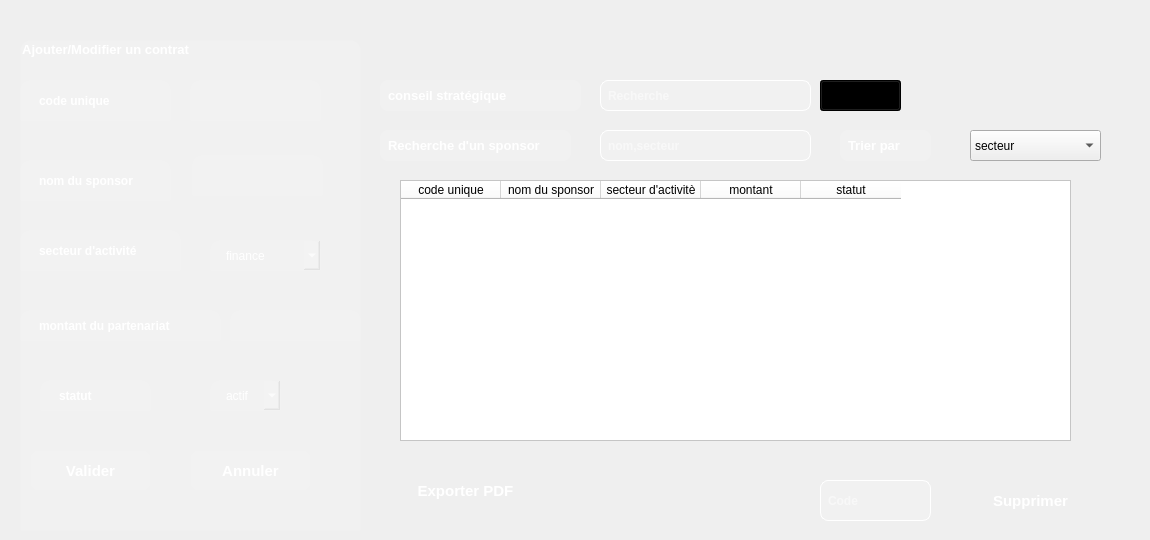
      <widget class="QWidget" name="tab_7">
       <attribute name="title">
        <string>Gestion des sponsors</string>
       </attribute>
       <widget class="QGroupBox" name="groupBox_4">
        <property name="geometry">
         <rect>
          <x>20</x>
          <y>40</y>
          <width>341</width>
          <height>491</height>
         </rect>
        </property>
        <property name="font">
         <font>
          <pointsize>10</pointsize>
          <bold>true</bold>
         </font>
        </property>
        <property name="styleSheet">
         <string notr="true">background-color: white; /* White background for the active tab */
    color: black; /* Black text for the active tab */
    border: 1px solid #c4c4c4; /* A light border */
    border-bottom: none; /* No border at the bottom to blend with the content pane */
    border-top-left-radius: 10px;
    border-top-right-radius: 10px;
    padding: 8px 15px; /* Add some padding for spacing */

    background-color: transparent; /* Transparent background for inactive tabs */
    color: white; /* White text for inactive tabs */
    border: 1px solid transparent; /* Transparent border */
    padding: 8px 15px; /* Add some padding for spacing */


    background-color: rgba(255, 255, 255, 0.1); /* A subtle white transparency on hover */</string>
        </property>
        <property name="title">
         <string>Ajouter/Modifier un contrat</string>
        </property>
        <widget class="QLineEdit" name="lineEdit_21">
         <property name="geometry">
          <rect>
           <x>170</x>
           <y>40</y>
           <width>131</width>
           <height>41</height>
          </rect>
         </property>
         <property name="font">
          <font>
           <pointsize>9</pointsize>
           <bold>true</bold>
          </font>
         </property>
        </widget>
        <widget class="QLabel" name="label_23">
         <property name="geometry">
          <rect>
           <x>0</x>
           <y>120</y>
           <width>151</width>
           <height>41</height>
          </rect>
         </property>
         <property name="font">
          <font>
           <family>Segoe UI</family>
           <pointsize>9</pointsize>
           <italic>false</italic>
           <bold>true</bold>
          </font>
         </property>
         <property name="styleSheet">
          <string notr="true">font: 700 9pt &quot;Segoe UI&quot;;</string>
         </property>
         <property name="text">
          <string>nom du sponsor</string>
         </property>
        </widget>
        <widget class="QLabel" name="label_24">
         <property name="geometry">
          <rect>
           <x>0</x>
           <y>190</y>
           <width>161</width>
           <height>41</height>
          </rect>
         </property>
         <property name="font">
          <font>
           <family>Segoe UI</family>
           <pointsize>9</pointsize>
           <italic>false</italic>
           <bold>true</bold>
          </font>
         </property>
         <property name="styleSheet">
          <string notr="true">font: 700 9pt &quot;Segoe UI&quot;;</string>
         </property>
         <property name="text">
          <string>secteur d'activité</string>
         </property>
        </widget>
        <widget class="QLabel" name="label_25">
         <property name="geometry">
          <rect>
           <x>20</x>
           <y>340</y>
           <width>111</width>
           <height>31</height>
          </rect>
         </property>
         <property name="font">
          <font>
           <family>Segoe UI</family>
           <pointsize>9</pointsize>
           <italic>false</italic>
           <bold>true</bold>
          </font>
         </property>
         <property name="styleSheet">
          <string notr="true">font: 700 9pt &quot;Segoe UI&quot;;</string>
         </property>
         <property name="text">
          <string>statut</string>
         </property>
        </widget>
        <widget class="QLabel" name="label_26">
         <property name="geometry">
          <rect>
           <x>0</x>
           <y>40</y>
           <width>151</width>
           <height>41</height>
          </rect>
         </property>
         <property name="font">
          <font>
           <family>Segoe UI</family>
           <pointsize>9</pointsize>
           <italic>false</italic>
           <bold>true</bold>
          </font>
         </property>
         <property name="styleSheet">
          <string notr="true">font: 700 9pt &quot;Segoe UI&quot;;</string>
         </property>
         <property name="text">
          <string>code unique</string>
         </property>
        </widget>
        <widget class="QLineEdit" name="lineEdit_22">
         <property name="geometry">
          <rect>
           <x>172</x>
           <y>115</y>
           <width>131</width>
           <height>41</height>
          </rect>
         </property>
         <property name="font">
          <font>
           <pointsize>9</pointsize>
           <bold>true</bold>
          </font>
         </property>
        </widget>
        <widget class="QPushButton" name="pushButton_15">
         <property name="geometry">
          <rect>
           <x>10</x>
           <y>410</y>
           <width>121</width>
           <height>41</height>
          </rect>
         </property>
         <property name="font">
          <font>
           <pointsize>11</pointsize>
           <bold>true</bold>
          </font>
         </property>
         <property name="styleSheet">
          <string notr="true">QPushButton {
    /* 1. Base Orange &quot;Sun&quot; Background (Gradient for a slight shine) */
    background-color: qlineargradient(
        x1: 0, y1: 0, x2: 0, y2: 1,
        stop: 0 #ff8c00,   /* Darker orange at the top */
        stop: 1 #ffa500    /* Lighter orange at the bottom */
    );
    color: white; /* White text for contrast */
    border: 2px solid transparent; /* Transparent border initially */
    border-radius: 8px;
    padding: 10px 20px;
    font-weight: bold;
}

QPushButton:hover {
    /* 2. Bright Contour (Border) when the mouse passes over */
    border: 2px solid #ffcc00; /* Bright yellow border (the glow) */
    background-color: qlineargradient(
        x1: 0, y1: 0, x2: 0, y2: 1,
        stop: 0 #ff951a,   /* Slightly brighter background on hover */
        stop: 1 #ffb01a
    );
}

QPushButton:pressed {
    /* 3. Darker press effect */
    background-color: rgb(0, 170, 127); /* Solid darker orange */
    border: 2px solid #ffcc00;
}</string>
         </property>
         <property name="text">
          <string>Valider</string>
         </property>
        </widget>
        <widget class="QPushButton" name="pushButton_16">
         <property name="geometry">
          <rect>
           <x>170</x>
           <y>410</y>
           <width>121</width>
           <height>41</height>
          </rect>
         </property>
         <property name="font">
          <font>
           <pointsize>11</pointsize>
           <bold>true</bold>
          </font>
         </property>
         <property name="styleSheet">
          <string notr="true">QPushButton {
    /* 1. Base Orange &quot;Sun&quot; Background (Gradient for a slight shine) */
    background-color: qlineargradient(
        x1: 0, y1: 0, x2: 0, y2: 1,
        stop: 0 #ff8c00,   /* Darker orange at the top */
        stop: 1 #ffa500    /* Lighter orange at the bottom */
    );
    color: white; /* White text for contrast */
    border: 2px solid transparent; /* Transparent border initially */
    border-radius: 8px;
    padding: 10px 20px;
    font-weight: bold;
}

QPushButton:hover {
    /* 2. Bright Contour (Border) when the mouse passes over */
    border: 2px solid #ffcc00; /* Bright yellow border (the glow) */
    background-color: qlineargradient(
        x1: 0, y1: 0, x2: 0, y2: 1,
        stop: 0 #ff951a,   /* Slightly brighter background on hover */
        stop: 1 #ffb01a
    );
}

QPushButton:pressed {
    /* 3. Darker press effect */
    background-color: rgb(0, 170, 127); /* Solid darker orange */
    border: 2px solid #ffcc00;
}</string>
         </property>
         <property name="text">
          <string>Annuler</string>
         </property>
        </widget>
        <widget class="QLabel" name="label_27">
         <property name="geometry">
          <rect>
           <x>0</x>
           <y>270</y>
           <width>201</width>
           <height>31</height>
          </rect>
         </property>
         <property name="font">
          <font>
           <family>Segoe UI</family>
           <pointsize>9</pointsize>
           <italic>false</italic>
           <bold>true</bold>
          </font>
         </property>
         <property name="styleSheet">
          <string notr="true">font: 700 9pt &quot;Segoe UI&quot;;</string>
         </property>
         <property name="text">
          <string>montant du partenariat</string>
         </property>
        </widget>
        <widget class="QLineEdit" name="lineEdit_24">
         <property name="geometry">
          <rect>
           <x>210</x>
           <y>270</y>
           <width>131</width>
           <height>31</height>
          </rect>
         </property>
         <property name="font">
          <font>
           <pointsize>9</pointsize>
           <bold>true</bold>
          </font>
         </property>
        </widget>
        <widget class="QComboBox" name="comboBox_4">
         <property name="geometry">
          <rect>
           <x>190</x>
           <y>340</y>
           <width>71</width>
           <height>31</height>
          </rect>
         </property>
         <property name="styleSheet">
          <string notr="true">background-color: rgba(255, 255, 255, 30); /* Semi-transparent white background */
    color: white; /* Text color */
    border: 1px solid white; /* A subtle, semi-transparent white border */
    border-radius: 8px; /* Rounded corners */
    padding: 5px; /* Adds space inside the widget for text, so it's not right up against the edges *</string>
         </property>
         <property name="placeholderText">
          <string/>
         </property>
         <item>
          <property name="text">
           <string>actif</string>
          </property>
         </item>
         <item>
          <property name="text">
           <string>inactif</string>
          </property>
         </item>
         <item>
          <property name="text">
           <string>en nègociation</string>
          </property>
         </item>
        </widget>
        <widget class="QComboBox" name="comboBox_7">
         <property name="geometry">
          <rect>
           <x>190</x>
           <y>200</y>
           <width>111</width>
           <height>31</height>
          </rect>
         </property>
         <property name="styleSheet">
          <string notr="true">background-color: rgba(255, 255, 255, 30); /* Semi-transparent white background */
    color: white; /* Text color */
    border: 1px solid white; /* A subtle, semi-transparent white border */
    border-radius: 8px; /* Rounded corners */
    padding: 5px; /* Adds space inside the widget for text, so it's not right up against the edges *</string>
         </property>
         <property name="placeholderText">
          <string/>
         </property>
         <item>
          <property name="text">
           <string>finance</string>
          </property>
         </item>
         <item>
          <property name="text">
           <string>technologie &amp; digital</string>
          </property>
         </item>
         <item>
          <property name="text">
           <string>industrie &amp; énergie</string>
          </property>
         </item>
         <item>
          <property name="text">
           <string>éducation &amp; formation</string>
          </property>
         </item>
         <item>
          <property name="text">
           <string>commerce</string>
          </property>
         </item>
         <item>
          <property name="text">
           <string>médias</string>
          </property>
         </item>
         <item>
          <property name="text">
           <string>santé</string>
          </property>
         </item>
        </widget>
       </widget>
       <widget class="QLabel" name="label_28">
        <property name="geometry">
         <rect>
          <x>380</x>
          <y>130</y>
          <width>191</width>
          <height>31</height>
         </rect>
        </property>
        <property name="font">
         <font>
          <pointsize>10</pointsize>
          <bold>true</bold>
         </font>
        </property>
        <property name="styleSheet">
         <string notr="true">
    background-color: rgba(255, 255, 255, 30); /* Semi-transparent white background */
    color: white; /* Text color */
  
    border-radius: 8px; /* Rounded corners */
    padding: 5px; /* Adds space inside the widget for text, so it's not right up against the edges */
</string>
        </property>
        <property name="text">
         <string>Recherche d'un sponsor</string>
        </property>
       </widget>
       <widget class="QLabel" name="label_29">
        <property name="geometry">
         <rect>
          <x>840</x>
          <y>130</y>
          <width>91</width>
          <height>31</height>
         </rect>
        </property>
        <property name="font">
         <font>
          <pointsize>10</pointsize>
          <bold>true</bold>
         </font>
        </property>
        <property name="styleSheet">
         <string notr="true"> background-color: rgba(255, 255, 255, 30); /* Semi-transparent white background */
    color: white; /* Text color */
  
    border-radius: 8px; /* Rounded corners */
    padding: 5px; /* Adds space inside the widget for text, so it's not right up against the edges */
</string>
        </property>
        <property name="text">
         <string>Trier par</string>
        </property>
       </widget>
       <widget class="QComboBox" name="comboBox_5">
        <property name="geometry">
         <rect>
          <x>970</x>
          <y>130</y>
          <width>131</width>
          <height>31</height>
         </rect>
        </property>
        <property name="styleSheet">
         <string notr="true">background-color: rgba(255, 255, 255, 30); /* Semi-transparent white background */
    color: white; /* Text color */
    border: 1px solid white; /* A subtle, semi-transparent white border */
    border-radius: 8px; /* Rounded corners */
    padding: 5px; /* Adds space inside the widget for text, so it's not right up against the edges *</string>
        </property>
        <property name="placeholderText">
         <string/>
        </property>
        <item>
         <property name="text">
          <string>secteur</string>
         </property>
        </item>
        <item>
         <property name="text">
          <string>montant</string>
         </property>
        </item>
        <item>
         <property name="text">
          <string>code unique</string>
         </property>
        </item>
       </widget>
       <widget class="QLineEdit" name="lineEdit_25">
        <property name="geometry">
         <rect>
          <x>600</x>
          <y>130</y>
          <width>211</width>
          <height>31</height>
         </rect>
        </property>
        <property name="font">
         <font>
          <pointsize>9</pointsize>
          <bold>true</bold>
         </font>
        </property>
        <property name="styleSheet">
         <string notr="true">QLineEdit {
    background-color: rgba(255, 255, 255, 30); /* Semi-transparent white background */
    color: white; /* Text color */
    border: 1px solid white; /* A subtle, semi-transparent white border */
    border-radius: 8px; /* Rounded corners */
    padding: 5px; /* Adds space inside the widget for text, so it's not right up against the edges */
}</string>
        </property>
        <property name="placeholderText">
         <string>nom,secteur</string>
        </property>
       </widget>
       <widget class="QPushButton" name="pushButton_17">
        <property name="geometry">
         <rect>
          <x>380</x>
          <y>470</y>
          <width>171</width>
          <height>41</height>
         </rect>
        </property>
        <property name="font">
         <font>
          <pointsize>11</pointsize>
          <bold>true</bold>
         </font>
        </property>
        <property name="styleSheet">
         <string notr="true">QPushButton {
    /* 1. Base Orange &quot;Sun&quot; Background (Gradient for a slight shine) */
    background-color: qlineargradient(
        x1: 0, y1: 0, x2: 0, y2: 1,
        stop: 0 #ff8c00,   /* Darker orange at the top */
        stop: 1 #ffa500    /* Lighter orange at the bottom */
    );
    color: white; /* White text for contrast */
    border: 2px solid transparent; /* Transparent border initially */
    border-radius: 8px;
    padding: 10px 20px;
    font-weight: bold;
}

QPushButton:hover {
    /* 2. Bright Contour (Border) when the mouse passes over */
    border: 2px solid #ffcc00; /* Bright yellow border (the glow) */
    background-color: qlineargradient(
        x1: 0, y1: 0, x2: 0, y2: 1,
        stop: 0 #ff951a,   /* Slightly brighter background on hover */
        stop: 1 #ffb01a
    );
}

QPushButton:pressed {
    /* 3. Darker press effect */
    background-color: rgb(0, 170, 127); /* Solid darker orange */
    border: 2px solid #ffcc00;
}</string>
        </property>
        <property name="text">
         <string>Exporter PDF</string>
        </property>
       </widget>
       <widget class="QPushButton" name="pushButton_18">
        <property name="geometry">
         <rect>
          <x>960</x>
          <y>480</y>
          <width>141</width>
          <height>41</height>
         </rect>
        </property>
        <property name="font">
         <font>
          <pointsize>11</pointsize>
          <bold>true</bold>
         </font>
        </property>
        <property name="styleSheet">
         <string notr="true">QPushButton {
    /* 1. Base Orange &quot;Sun&quot; Background (Gradient for a slight shine) */
    background-color: qlineargradient(
        x1: 0, y1: 0, x2: 0, y2: 1,
        stop: 0 #ff8c00,   /* Darker orange at the top */
        stop: 1 #ffa500    /* Lighter orange at the bottom */
    );
    color: white; /* White text for contrast */
    border: 2px solid transparent; /* Transparent border initially */
    border-radius: 8px;
    padding: 10px 20px;
    font-weight: bold;
}

QPushButton:hover {
    /* 2. Bright Contour (Border) when the mouse passes over */
    border: 2px solid #ffcc00; /* Bright yellow border (the glow) */
    background-color: qlineargradient(
        x1: 0, y1: 0, x2: 0, y2: 1,
        stop: 0 #ff951a,   /* Slightly brighter background on hover */
        stop: 1 #ffb01a
    );
}

QPushButton:pressed {
    /* 3. Darker press effect */
    background-color: rgb(0, 170, 127); /* Solid darker orange */
    border: 2px solid #ffcc00;
}</string>
        </property>
        <property name="text">
         <string>Supprimer</string>
        </property>
       </widget>
       <widget class="QTableWidget" name="tableWidget_4">
        <property name="geometry">
         <rect>
          <x>400</x>
          <y>180</y>
          <width>671</width>
          <height>261</height>
         </rect>
        </property>
        <property name="styleSheet">
         <string notr="true">background-color: rgb(255, 255, 255);
color: black;
</string>
        </property>
        <column>
         <property name="text">
          <string>code unique</string>
         </property>
        </column>
        <column>
         <property name="text">
          <string>nom du sponsor</string>
         </property>
        </column>
        <column>
         <property name="text">
          <string>secteur d'activitè</string>
         </property>
        </column>
        <column>
         <property name="text">
          <string>montant</string>
         </property>
        </column>
        <column>
         <property name="text">
          <string>statut</string>
         </property>
        </column>
       </widget>
       <widget class="QLineEdit" name="lineEdit_26">
        <property name="geometry">
         <rect>
          <x>820</x>
          <y>480</y>
          <width>111</width>
          <height>41</height>
         </rect>
        </property>
        <property name="font">
         <font>
          <pointsize>9</pointsize>
          <bold>true</bold>
         </font>
        </property>
        <property name="styleSheet">
         <string notr="true">QLineEdit {
    background-color: rgba(255, 255, 255, 30); /* Semi-transparent white background */
    color: white; /* Text color */
    border: 1px solid white; /* A subtle, semi-transparent white border */
    border-radius: 8px; /* Rounded corners */
    padding: 5px; /* Adds space inside the widget for text, so it's not right up against the edges */
}</string>
        </property>
        <property name="placeholderText">
         <string>Code</string>
        </property>
       </widget>
       <widget class="QLabel" name="label_46">
        <property name="geometry">
         <rect>
          <x>960</x>
          <y>-20</y>
          <width>181</width>
          <height>151</height>
         </rect>
        </property>
        <property name="styleSheet">
         <string notr="true">image: url(:/images/logo.png);
background-color: transparent;
</string>
        </property>
        <property name="text">
         <string/>
        </property>
       </widget>
       <widget class="QLabel" name="label_38">
        <property name="geometry">
         <rect>
          <x>380</x>
          <y>80</y>
          <width>201</width>
          <height>31</height>
         </rect>
        </property>
        <property name="font">
         <font>
          <pointsize>10</pointsize>
          <bold>true</bold>
         </font>
        </property>
        <property name="styleSheet">
         <string notr="true">
    background-color: rgba(255, 255, 255, 30); /* Semi-transparent white background */
    color: white; /* Text color */
  
    border-radius: 8px; /* Rounded corners */
    padding: 5px; /* Adds space inside the widget for text, so it's not right up against the edges */
</string>
        </property>
        <property name="text">
         <string>conseil stratégique</string>
        </property>
       </widget>
       <widget class="QLineEdit" name="lineEdit_35">
        <property name="geometry">
         <rect>
          <x>600</x>
          <y>80</y>
          <width>211</width>
          <height>31</height>
         </rect>
        </property>
        <property name="font">
         <font>
          <pointsize>9</pointsize>
          <bold>true</bold>
         </font>
        </property>
        <property name="styleSheet">
         <string notr="true">QLineEdit {
    background-color: rgba(255, 255, 255, 30); /* Semi-transparent white background */
    color: white; /* Text color */
    border: 1px solid white; /* A subtle, semi-transparent white border */
    border-radius: 8px; /* Rounded corners */
    padding: 5px; /* Adds space inside the widget for text, so it's not right up against the edges */
}</string>
        </property>
        <property name="text">
         <string/>
        </property>
        <property name="placeholderText">
         <string>Recherche </string>
        </property>
       </widget>
       <widget class="QPushButton" name="btn_microphone">
        <property name="geometry">
         <rect>
          <x>820</x>
          <y>80</y>
          <width>81</width>
          <height>31</height>
         </rect>
        </property>
        <property name="palette">
         <palette>
          <active>
           <colorrole role="Button">
            <brush brushstyle="LinearGradientPattern">
             <gradient startx="0.000000000000000" starty="0.000000000000000" endx="1.000000000000000" endy="1.000000000000000" type="LinearGradient" spread="PadSpread" coordinatemode="ObjectBoundingMode">
              <gradientstop position="0.000000000000000">
               <color alpha="255">
                <red>42</red>
                <green>23</green>
                <blue>76</blue>
               </color>
              </gradientstop>
              <gradientstop position="0.500000000000000">
               <color alpha="255">
                <red>52</red>
                <green>82</green>
                <blue>201</blue>
               </color>
              </gradientstop>
              <gradientstop position="1.000000000000000">
               <color alpha="255">
                <red>199</red>
                <green>56</green>
                <blue>109</blue>
               </color>
              </gradientstop>
             </gradient>
            </brush>
           </colorrole>
           <colorrole role="Base">
            <brush brushstyle="LinearGradientPattern">
             <gradient startx="0.000000000000000" starty="0.000000000000000" endx="1.000000000000000" endy="1.000000000000000" type="LinearGradient" spread="PadSpread" coordinatemode="ObjectBoundingMode">
              <gradientstop position="0.000000000000000">
               <color alpha="255">
                <red>42</red>
                <green>23</green>
                <blue>76</blue>
               </color>
              </gradientstop>
              <gradientstop position="0.500000000000000">
               <color alpha="255">
                <red>52</red>
                <green>82</green>
                <blue>201</blue>
               </color>
              </gradientstop>
              <gradientstop position="1.000000000000000">
               <color alpha="255">
                <red>199</red>
                <green>56</green>
                <blue>109</blue>
               </color>
              </gradientstop>
             </gradient>
            </brush>
           </colorrole>
           <colorrole role="Window">
            <brush brushstyle="LinearGradientPattern">
             <gradient startx="0.000000000000000" starty="0.000000000000000" endx="1.000000000000000" endy="1.000000000000000" type="LinearGradient" spread="PadSpread" coordinatemode="ObjectBoundingMode">
              <gradientstop position="0.000000000000000">
               <color alpha="255">
                <red>42</red>
                <green>23</green>
                <blue>76</blue>
               </color>
              </gradientstop>
              <gradientstop position="0.500000000000000">
               <color alpha="255">
                <red>52</red>
                <green>82</green>
                <blue>201</blue>
               </color>
              </gradientstop>
              <gradientstop position="1.000000000000000">
               <color alpha="255">
                <red>199</red>
                <green>56</green>
                <blue>109</blue>
               </color>
              </gradientstop>
             </gradient>
            </brush>
           </colorrole>
           <colorrole role="Highlight">
            <brush brushstyle="SolidPattern">
             <color alpha="255">
              <red>31</red>
              <green>155</green>
              <blue>93</blue>
             </color>
            </brush>
           </colorrole>
          </active>
          <inactive>
           <colorrole role="Button">
            <brush brushstyle="LinearGradientPattern">
             <gradient startx="0.000000000000000" starty="0.000000000000000" endx="1.000000000000000" endy="1.000000000000000" type="LinearGradient" spread="PadSpread" coordinatemode="ObjectBoundingMode">
              <gradientstop position="0.000000000000000">
               <color alpha="255">
                <red>42</red>
                <green>23</green>
                <blue>76</blue>
               </color>
              </gradientstop>
              <gradientstop position="0.500000000000000">
               <color alpha="255">
                <red>52</red>
                <green>82</green>
                <blue>201</blue>
               </color>
              </gradientstop>
              <gradientstop position="1.000000000000000">
               <color alpha="255">
                <red>199</red>
                <green>56</green>
                <blue>109</blue>
               </color>
              </gradientstop>
             </gradient>
            </brush>
           </colorrole>
           <colorrole role="Base">
            <brush brushstyle="LinearGradientPattern">
             <gradient startx="0.000000000000000" starty="0.000000000000000" endx="1.000000000000000" endy="1.000000000000000" type="LinearGradient" spread="PadSpread" coordinatemode="ObjectBoundingMode">
              <gradientstop position="0.000000000000000">
               <color alpha="255">
                <red>42</red>
                <green>23</green>
                <blue>76</blue>
               </color>
              </gradientstop>
              <gradientstop position="0.500000000000000">
               <color alpha="255">
                <red>52</red>
                <green>82</green>
                <blue>201</blue>
               </color>
              </gradientstop>
              <gradientstop position="1.000000000000000">
               <color alpha="255">
                <red>199</red>
                <green>56</green>
                <blue>109</blue>
               </color>
              </gradientstop>
             </gradient>
            </brush>
           </colorrole>
           <colorrole role="Window">
            <brush brushstyle="LinearGradientPattern">
             <gradient startx="0.000000000000000" starty="0.000000000000000" endx="1.000000000000000" endy="1.000000000000000" type="LinearGradient" spread="PadSpread" coordinatemode="ObjectBoundingMode">
              <gradientstop position="0.000000000000000">
               <color alpha="255">
                <red>42</red>
                <green>23</green>
                <blue>76</blue>
               </color>
              </gradientstop>
              <gradientstop position="0.500000000000000">
               <color alpha="255">
                <red>52</red>
                <green>82</green>
                <blue>201</blue>
               </color>
              </gradientstop>
              <gradientstop position="1.000000000000000">
               <color alpha="255">
                <red>199</red>
                <green>56</green>
                <blue>109</blue>
               </color>
              </gradientstop>
             </gradient>
            </brush>
           </colorrole>
           <colorrole role="Highlight">
            <brush brushstyle="SolidPattern">
             <color alpha="255">
              <red>31</red>
              <green>155</green>
              <blue>93</blue>
             </color>
            </brush>
           </colorrole>
          </inactive>
          <disabled>
           <colorrole role="Button">
            <brush brushstyle="LinearGradientPattern">
             <gradient startx="0.000000000000000" starty="0.000000000000000" endx="1.000000000000000" endy="1.000000000000000" type="LinearGradient" spread="PadSpread" coordinatemode="ObjectBoundingMode">
              <gradientstop position="0.000000000000000">
               <color alpha="255">
                <red>42</red>
                <green>23</green>
                <blue>76</blue>
               </color>
              </gradientstop>
              <gradientstop position="0.500000000000000">
               <color alpha="255">
                <red>52</red>
                <green>82</green>
                <blue>201</blue>
               </color>
              </gradientstop>
              <gradientstop position="1.000000000000000">
               <color alpha="255">
                <red>199</red>
                <green>56</green>
                <blue>109</blue>
               </color>
              </gradientstop>
             </gradient>
            </brush>
           </colorrole>
           <colorrole role="Base">
            <brush brushstyle="LinearGradientPattern">
             <gradient startx="0.000000000000000" starty="0.000000000000000" endx="1.000000000000000" endy="1.000000000000000" type="LinearGradient" spread="PadSpread" coordinatemode="ObjectBoundingMode">
              <gradientstop position="0.000000000000000">
               <color alpha="255">
                <red>42</red>
                <green>23</green>
                <blue>76</blue>
               </color>
              </gradientstop>
              <gradientstop position="0.500000000000000">
               <color alpha="255">
                <red>52</red>
                <green>82</green>
                <blue>201</blue>
               </color>
              </gradientstop>
              <gradientstop position="1.000000000000000">
               <color alpha="255">
                <red>199</red>
                <green>56</green>
                <blue>109</blue>
               </color>
              </gradientstop>
             </gradient>
            </brush>
           </colorrole>
           <colorrole role="Window">
            <brush brushstyle="LinearGradientPattern">
             <gradient startx="0.000000000000000" starty="0.000000000000000" endx="1.000000000000000" endy="1.000000000000000" type="LinearGradient" spread="PadSpread" coordinatemode="ObjectBoundingMode">
              <gradientstop position="0.000000000000000">
               <color alpha="255">
                <red>42</red>
                <green>23</green>
                <blue>76</blue>
               </color>
              </gradientstop>
              <gradientstop position="0.500000000000000">
               <color alpha="255">
                <red>52</red>
                <green>82</green>
                <blue>201</blue>
               </color>
              </gradientstop>
              <gradientstop position="1.000000000000000">
               <color alpha="255">
                <red>199</red>
                <green>56</green>
                <blue>109</blue>
               </color>
              </gradientstop>
             </gradient>
            </brush>
           </colorrole>
           <colorrole role="Highlight">
            <brush brushstyle="SolidPattern">
             <color alpha="255">
              <red>31</red>
              <green>155</green>
              <blue>93</blue>
             </color>
            </brush>
           </colorrole>
          </disabled>
         </palette>
        </property>
        <property name="text">
         <string>🎤</string>
        </property>
       </widget>
      </widget>
